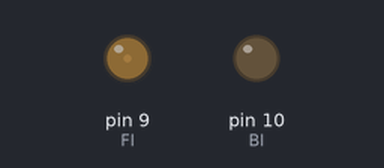
This sketch was run on a simulated Arduino Uno, built with avr-gcc and run on an emulated ATmega328P. On the bench: output pins drawn as LEDs (lit = HIGH).

Above: at 0.15 s.
At 2.56 s:
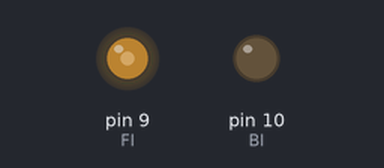
At 15.15 s:
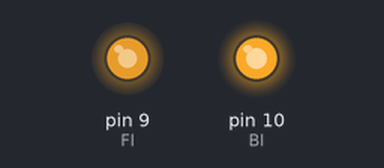
At 29.5 s:
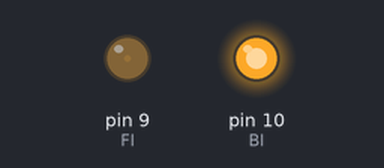
Timing chart, 0 to 40.0 s (numbered marks = the images above):
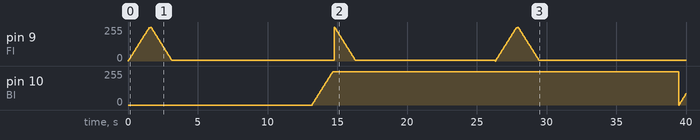

The sketch:

PWM_Driver_PRO_Basics.ino
```cpp
// (licence header left out)
int FI = 9;           // the PWM pin the driver FI pin is attached to
int BI = 10;          // the PWM pin the driver BI pin is attached to
int intensity = 0;
int steplength = 5;
void setup() {
  // initialize the digital pin as an output.
  pinMode(FI, OUTPUT);
  pinMode(BI, OUTPUT);
}

// the loop routine runs over and over again forever:
void loop() {
  for (int intensity = 0; intensity < 255; intensity = intensity + steplength) {
    analogWrite(FI, intensity);
    delay(30);
  }
  // wait a second at the top:
  delay(100);
  // change the resistance on this channel from max to min:
  for (int intensity = 0; intensity < 255; intensity = intensity + steplength) {
    analogWrite(FI, 255-intensity);
    delay(30);
  }
  //***IMPORTANT***
  delay(10000);//A long time delay is needed to wait for the load to stop. Then turn it on to the opposite direction.

  for (int intensity = 0; intensity < 255; intensity = intensity + steplength) {
    analogWrite(BI, intensity);
    delay(30);
  }
  // wait a second at the top:
  delay(100);
  // change the resistance on this channel from max to min:
  for (int intensity = 0; intensity < 255; intensity = intensity + steplength) {
    analogWrite(FI, 255-intensity);
    delay(30);
  }
  delay(10000);//A long time delay is needed to wait for the load to stop.


}
```
